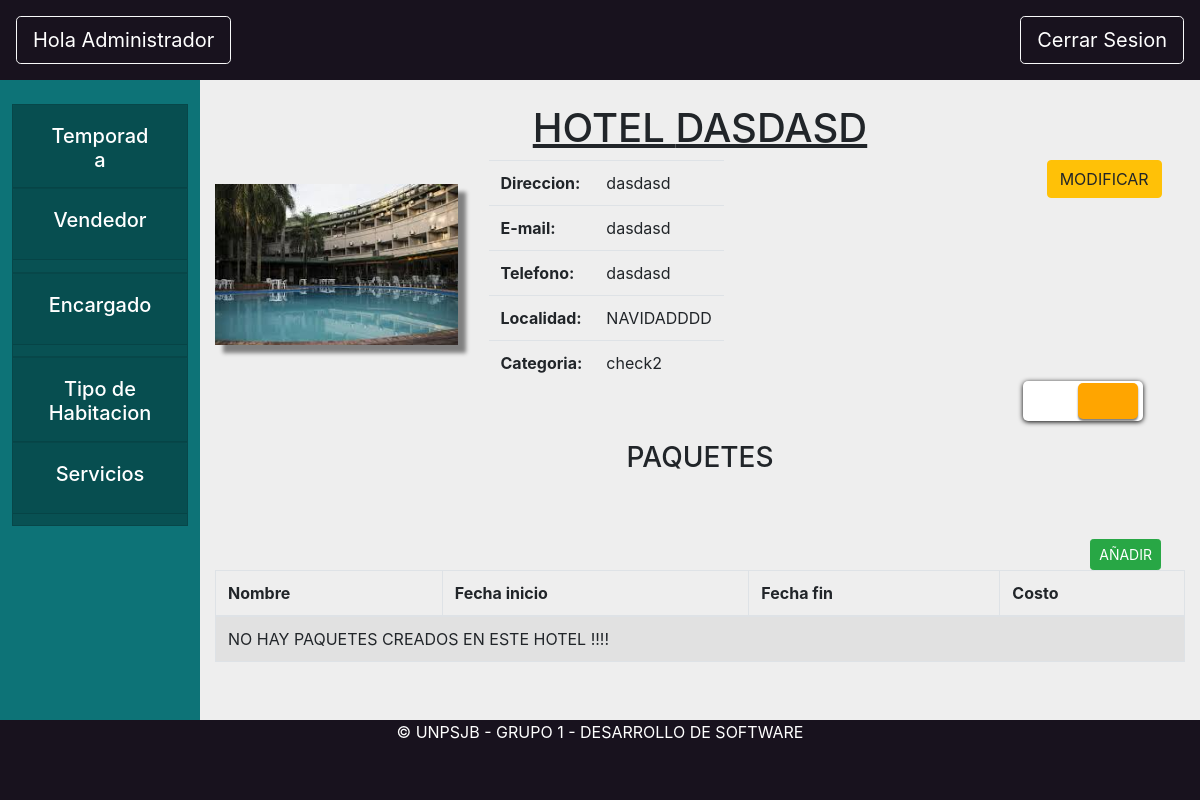
Page /hotel/vistaHotel/4 on the earlier database version.
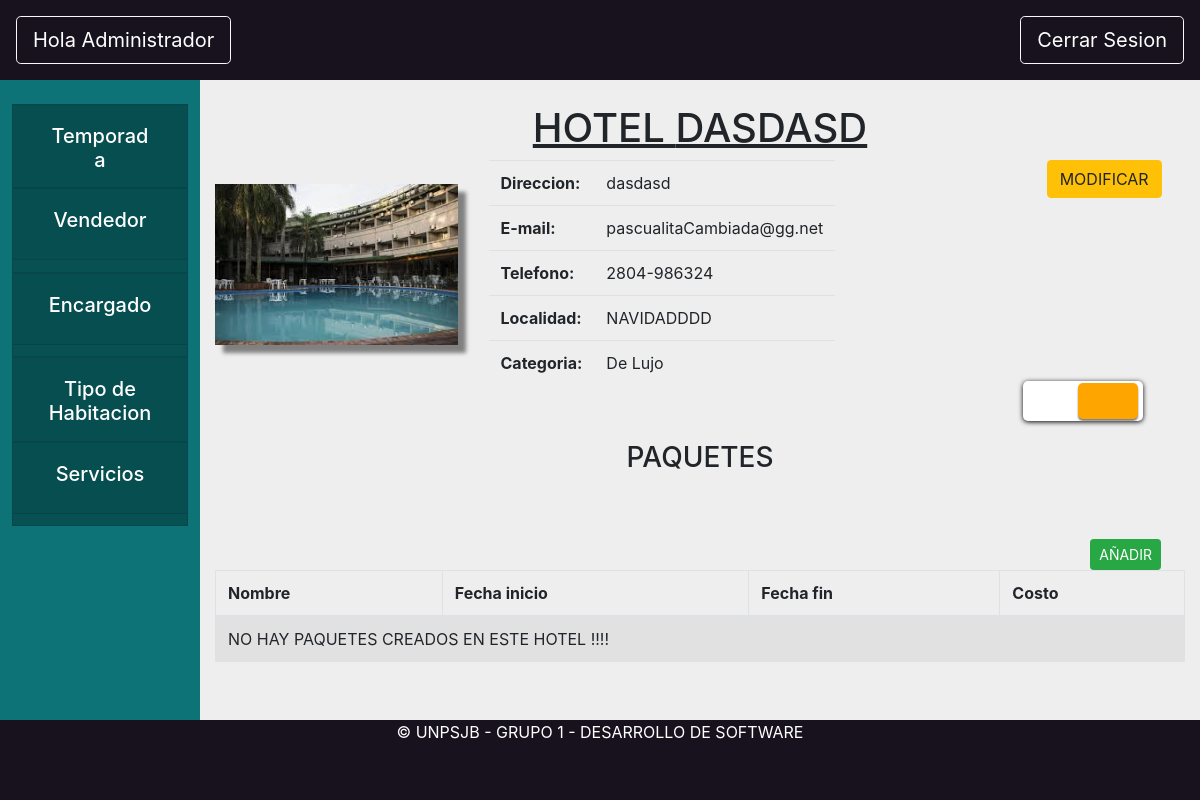
Same page on the later database version.
### hotel/models.py (models this page shows, shortened)
class Hotel(models.Model):
    objects = HotelManager.from_queryset(HotelQuerySet)()
    nombre = models.CharField(max_length=200)
    direccion = models.CharField(max_length=800)
    email = models.EmailField(max_length=200)
    telefono = models.CharField(max_length=200)
    localidad = models.ForeignKey(Localidad, on_delete=models.CASCADE)
    encargado= models.ForeignKey(Encargado, on_delete=models.CASCADE, null=True)
    categoria = models.ForeignKey(Categoria, on_delete=models.CASCADE)
    servicios = models.ManyToManyField(Servicio)
    tipos = models.ManyToManyField(TipoHabitacion, through='PrecioPorTipo', through_fields=('hotel', 'tipo'))
    vendedores = models.ManyToManyField(Vendedor)
    def es_hospedaje(self):
        return self.categoria.estrellas in [Categoria.ESTRELLA_A, Categoria.ESTRELLA_B, Categoria.ESTRELLA_C]
    def get_habitaciones(self):
        return Habitacion.objects.filter(hotel=self)
    def get_paquetes(self):
        return PaqueteTuristico.objects.filter(hotel=self)

### core/models.py (models this page shows, shortened)
class Categoria(models.Model):
    ESTRELLA_A = 0
    ESTRELLA_B = 1
    ESTRELLA_C = 2
    ESTRELLA_1 = 3
    ESTRELLA_2 = 4
    ESTRELLA_3 = 5
    ESTRELLA_4 = 6
    ESTRELLA_5 = 7
    ESTRELLAS = (
        (ESTRELLA_A, "A"),
        (ESTRELLA_B, "B"),
        (ESTRELLA_C, "C"),
        (ESTRELLA_1, "Tourist"),
        (ESTRELLA_2, "Standard"),
        (ESTRELLA_3, "Comfort"),
        (ESTRELLA_4, "First Class"),
        (ESTRELLA_5, "Luxury"),
    )
    estrellas = models.PositiveSmallIntegerField(choices=ESTRELLAS)
    nombre = models.CharField(max_length=200)
    servicios = models.ManyToManyField(Servicio)
    def __str__(self):
        return self.nombre

class Localidad(models.Model):
    objects = LocalidadManager.from_queryset(LocalidadQuerySet)()
    nombre = models.CharField(max_length=200)
    provincia = models.ForeignKey(Provincia, on_delete=models.CASCADE)
    def __str__(self):
        return self.nombre

### hotel/views.py (the view)
# urls.py: path('vistaHotel/<hotel>', hviews.detalleHotel, name="vistaHotel"),
def detalleHotel(request,hotel):
    hotelInstancia =get_object_or_404(Hotel, pk=hotel)
    print(hotel)
    return render(request, "hotel/vistaHotelAdmin.html",{"hotel":hotelInstancia})

### hotel/templates/hotel/vistaHotelAdmin.html (shortened to what the changed rows need)
{% extends 'base/base.html'%}
{% load static %}
{% block extra_css %}
<link rel="stylesheet" href="{% static '/css/vistaHotel.css' %}">
{% endblock extra_css %}
{% block content %}
<div class="titulo">
    <h1>
        <center> <u> {%if hotel.es_hospedaje%} HOSPEDAJE {%else%} HOTEL {% endif %} {{hotel.nombre.upper}}</u> </center>
    </h1>
</div>
<div class="datosHotel">
    <div class="container">
        <div class="row">
            <div class="col-sm-7">
                <center>
                    <table class="table table-responsive tablaDatos">
                        <tr>
                            <th>Direccion:</th>
                            <td>{{hotel.direccion}}</td>
                        </tr>
                        <tr>
                            <th>E-mail:</th>
                            <td>{{hotel.email}}</td>
                        </tr>
                        <tr>
                            <th>Telefono:</th>
                            <td>{{hotel.telefono}}</td>
                        </tr>
                        <tr>
                            <th>Localidad:</th>
                            <td>{{hotel.localidad}}</td>
                        </tr>
                        <tr>
                            <th>Categoria:</th>
                            <td>{{hotel.categoria}}</td>
                        </tr>
                    </table>
                </center>
            </div>
        </div>
    </div>
</div>
<div class="abajo">
    <div class="formularioHotel" id="vistaPaquetes">
        <table id="example2" class="table table-striped table-bordered tablaListaHabitacion">
            <thead>
                <tr>
                    <th>Nombre</th>
                    <th>Fecha inicio</th>
                    <th>Fecha fin</th>
                    <th>Costo</th>
                </tr>
            </thead>
        </table>
    </div>
</div>
{% endblock content %}

Differences in the rows shown:
changed Hotel "DASDASD": email "dasdasd" → "pascualitaCambiada@gg.net"; telefono "dasdasd" → "2804-986324"; categoria "check2" → "De Lujo"
